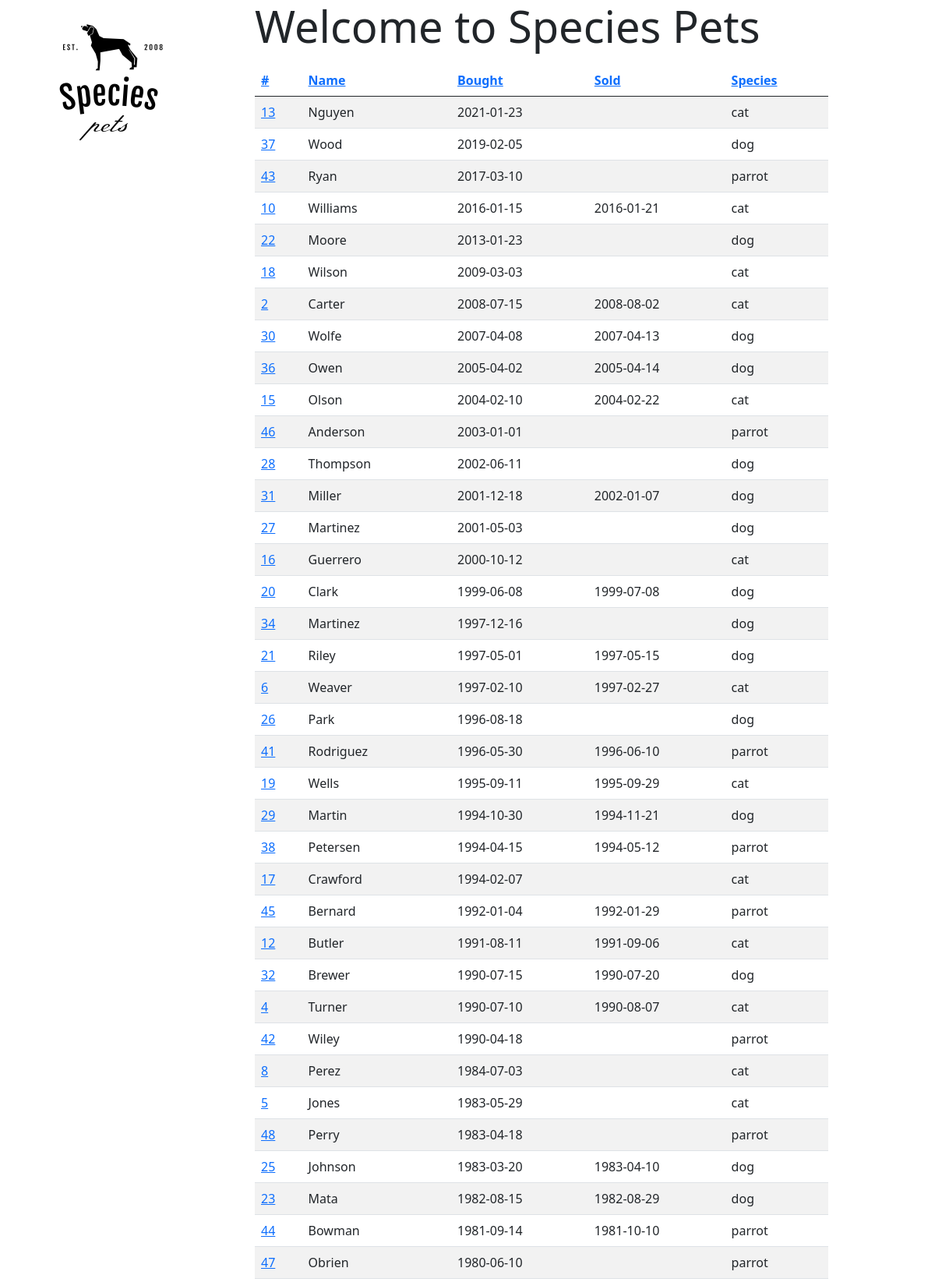
Page /?order_by=bought&order=desc (upper part) on the committed database.
### tables this page shows
CREATE TABLE pet (
       id INTEGER PRIMARY KEY AUTOINCREMENT,
       name TEXT,
       bought DATE,
       sold DATE,
       description TEXT,
       species INTEGER,
       FOREIGN KEY (species) references animal(id) ON DELETE CASCADE
);

CREATE TABLE animal (
       id INTEGER PRIMARY KEY AUTOINCREMENT,
       name TEXT UNIQUE NOT NULL
       );

### petshop/pets.py (the view)
@bp.route("/")
def dashboard():
    conn = db.get_db()
    cursor = conn.cursor()
    oby = request.args.get("order_by", "id")
    order = request.args.get("order", "asc")
    if order == "asc":
        cursor.execute(f"select p.id, p.name, p.bought, p.sold, s.name from pet p, animal s where p.species = s.id order by p.{oby}")
    else:
        cursor.execute(f"select p.id, p.name, p.bought, p.sold, s.name from pet p, animal s where p.species = s.id order by p.{oby} desc")
    pets = cursor.fetchall()
    return render_template('index.html', pets = pets, order="desc" if order=="asc" else "asc")

### petshop/db.py (called while the page is built)
def get_db():
    if 'db' not in g:
        dbname = current_app.config['DATABASE']
        g.db = sqlite3.connect(dbname)
        g.db.execute("PRAGMA foreign_keys = ON;")
    return g.db

### petshop/templates/index.html
{% extends "base.html" %}
{% block body %}
          <h4 class="display-4">Welcome to Species Pets</h4>
          <p>
            <table class="table table-striped">
              <thead class="thead-dark">
              <tr>
                <th scope="col"> <a href="/?order_by=id&order={{order}}">#</a> </th>
                <th scope="col"> <a href="/?order_by=name&order={{order}}">Name</a>  </th>
                <th scope="col"> <a href="/?order_by=bought&order={{order}}">Bought</a>  </th>
                <th scope="col"> <a href="/?order_by=sold&order={{order}}">Sold</a> </th>
                <th scope="col"> <a href="/?order_by=species&order={{order}}">Species</a> </th>
              </tr>
              </thead>
              {% for id, name, bought, sold, species in pets %}
              <tr>
                <td scope="row" class="petid" ><a href="{{url_for('pets.pet_info', pid=id)}}">{{id}}</a></td>
                <td class="petname">{{name}} </td>
                <td class="petbought">{{bought}}</td>
                <td class="petsold">{{sold}}</td>
                <td class="petspecies">{{species}}</td>
              </tr>
              {%endfor%}
            </table>
          </p>
{% endblock %}

### rows in the picture
pet: id "13", name "Nguyen", bought "2021-01-23", name "cat"
pet: id "37", name "Wood", bought "2019-02-05", name "dog"
pet: id "43", name "Ryan", bought "2017-03-10", name "parrot"
pet: id "10", name "Williams", bought "2016-01-15", sold "2016-01-21", name "cat"
pet: id "22", name "Moore", bought "2013-01-23", name "dog"
pet: id "18", name "Wilson", bought "2009-03-03", name "cat"
pet: id "2", name "Carter", bought "2008-07-15", sold "2008-08-02", name "cat"
pet: id "30", name "Wolfe", bought "2007-04-08", sold "2007-04-13", name "dog"
pet: id "36", name "Owen", bought "2005-04-02", sold "2005-04-14", name "dog"
pet: id "15", name "Olson", bought "2004-02-10", sold "2004-02-22", name "cat"
pet: id "46", name "Anderson", bought "2003-01-01", name "parrot"
pet: id "28", name "Thompson", bought "2002-06-11", name "dog"
pet: id "31", name "Miller", bought "2001-12-18", sold "2002-01-07", name "dog"
pet: id "27", name "Martinez", bought "2001-05-03", name "dog"
pet: id "16", name "Guerrero", bought "2000-10-12", name "cat"
pet: id "20", name "Clark", bought "1999-06-08", sold "1999-07-08", name "dog"
pet: id "34", name "Martinez", bought "1997-12-16", name "dog"
pet: id "21", name "Riley", bought "1997-05-01", sold "1997-05-15", name "dog"
pet: id "6", name "Weaver", bought "1997-02-10", sold "1997-02-27", name "cat"
pet: id "26", name "Park", bought "1996-08-18", name "dog"
pet: id "41", name "Rodriguez", bought "1996-05-30", sold "1996-06-10", name "parrot"
pet: id "19", name "Wells", bought "1995-09-11", sold "1995-09-29", name "cat"
pet: id "29", name "Martin", bought "1994-10-30", sold "1994-11-21", name "dog"
pet: id "38", name "Petersen", bought "1994-04-15", sold "1994-05-12", name "parrot"
pet: id "17", name "Crawford", bought "1994-02-07", name "cat"
pet: id "45", name "Bernard", bought "1992-01-04", sold "1992-01-29", name "parrot"
pet: id "12", name "Butler", bought "1991-08-11", sold "1991-09-06", name "cat"
pet: id "32", name "Brewer", bought "1990-07-15", sold "1990-07-20", name "dog"
pet: id "4", name "Turner", bought "1990-07-10", sold "1990-08-07", name "cat"
pet: id "42", name "Wiley", bought "1990-04-18", name "parrot"
pet: id "8", name "Perez", bought "1984-07-03", name "cat"
pet: id "5", name "Jones", bought "1983-05-29", name "cat"
pet: id "48", name "Perry", bought "1983-04-18", name "parrot"
pet: id "25", name "Johnson", bought "1983-03-20", sold "1983-04-10", name "dog"
pet: id "23", name "Mata", bought "1982-08-15", sold "1982-08-29", name "dog"
pet: id "44", name "Bowman", bought "1981-09-14", sold "1981-10-10", name "parrot"
pet: id "47", name "Obrien", bought "1980-06-10", name "parrot"
